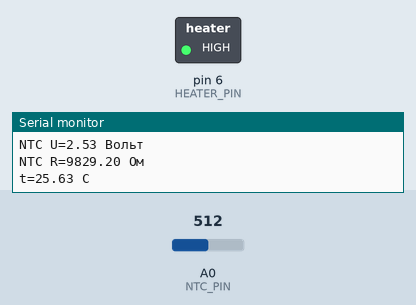
Recording of a sketch running on a simulated Arduino Uno, built with avr-gcc and run on an emulated ATmega328P. On the bench: switched loads named in the sketch (green lamp = pin HIGH), the last lines printed to the serial monitor. The inputs (shaded band) are chosen by the test bench; at power-on: A0 (NTC_PIN) = 512.

Above: at 1.8 s.
1.9 s: A0 (NTC_PIN) set to 309
3.4 s: A0 (NTC_PIN) set to 285
At 4.4 s:
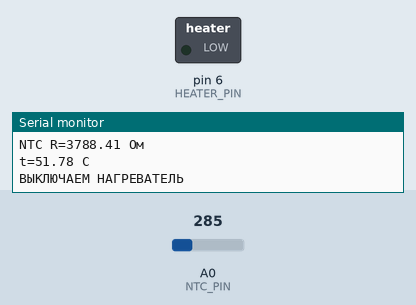
5.5 s: A0 (NTC_PIN) set to 306
At 7.2 s:
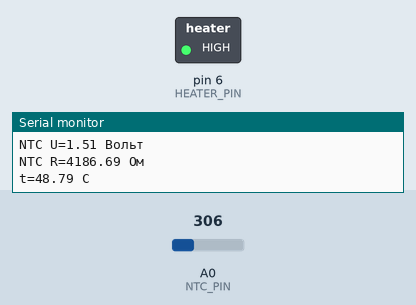
7.5 s: A0 (NTC_PIN) set to 122
At 9.2 s:
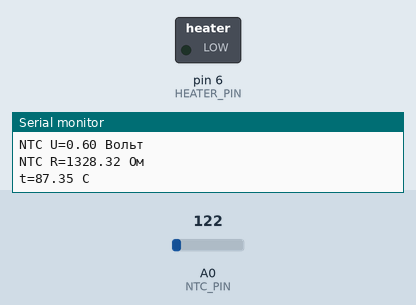
Timing chart, 0 to 10.5 s (numbered marks = the images above; inputs shaded):
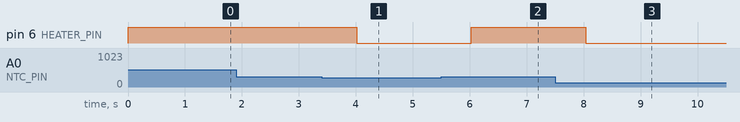

The sketch:

thermostat.ino
```cpp
#define HEATER_PIN  6     // номер пина, к которому подключен нагреватель
#define NTC_PIN     A0    // номер A-пина, к которому подключен терморезистор и резистор R делителя.
#define R           9810  // сопротивление резистора в делителе, к которому подключен терморезистор NTC, Ohm
#define V           5.05   // напряжение питания на делителе, V
#define T0C         273.15 // температура в Кельвинах, соответствующая 0С
// Я уже вычислил коэффициэнты упрощенного уравнения Стейнхарта-Харта для нашего NTC терморезистора:
// Смотри https://ru.wikipedia.org/wiki/%D0%A3%D1%80%D0%B0%D0%B2%D0%BD%D0%B5%D0%BD%D0%B8%D0%B5_%D0%A1%D1%82%D0%B5%D0%B9%D0%BD%D1%85%D0%B0%D1%80%D1%82%D0%B0_%E2%80%94_%D0%A5%D0%B0%D1%80%D1%82%D0%B0
// https://en.wikipedia.org/wiki/Steinhart%E2%80%93Hart_equation
#define NTC_A       0.00055794
#define NTC_B       0.000315624
#define NTC_C       -1.44813E-07


#define MAX_ANALOG_LEVEL   1023 // Для Arduino Uno и др. на Atmega328p
#define TARGET_TEMPERATURE 50   // целевая температура, C
#define DEVIATION          0.5  // допустимое отклонение, C

int heaterState;
void setup() {
  Serial.begin(115200);
  pinMode(HEATER_PIN, OUTPUT);
  digitalWrite(HEATER_PIN, LOW);
  heaterState = LOW;
}

float getNtcVoltage(int digitizedUntc) {
  return digitizedUntc * V / MAX_ANALOG_LEVEL;
}
float getNtcResistance(float Untc) {
  //+V o------+
  //      ^   |                   Untc      NTC
  //      |   Z                   ------- = ---,
  // Ur   |   Z R                 Ur         R
  //      |   Z
  //      v   |                   NTC = Untc * R / Ur,
  //          o---> NTC_PIN       Ur = Untc - V,
  //      ^   |                   NTC = Untc * R / (V - Untc)
  //      |   Z
  // Untc |   Z NTC
  //      |   Z
  //      v   |
  //GND-------+
  //
  //

  return R * Untc / (V - Untc);
}

float getTemperatureC(float ntcResistance) {
  // используем упрощенный расчет по уравнению Стейнхарта-Харта
  // 1/T = NTC_A + NTC_B * ln(ntc) + NTC_C * (ln(ntc)^3)
  // где T - температура в Кельвинах,
  // ln(ntc) - натуральный логарифм от сопротивления терморезистора
  double lnNtc = log(ntcResistance); // натуральный логарифм
  return 1.0 / (NTC_A + NTC_B * lnNtc + NTC_C * lnNtc * lnNtc * lnNtc) - T0C;
}

void loop() {
  Serial.println("====== loop ======");

  int digitizedUntc = analogRead(NTC_PIN);
  Serial.print("NTC ADC=");
  Serial.println(digitizedUntc);

  float Untc = getNtcVoltage(digitizedUntc);
  Serial.print("NTC U=");
  Serial.print(Untc);
  Serial.println(" Вольт");

  float ntcResistance = getNtcResistance(Untc);
  Serial.print("NTC R=");
  Serial.print(ntcResistance);
  Serial.println(" Ом");

  float t = getTemperatureC(ntcResistance);
  Serial.print("t=");
  Serial.print(t);
  Serial.println(" C");

  if (t < TARGET_TEMPERATURE - DEVIATION && heaterState != HIGH) {
    Serial.println("ВКЛЮЧАЕМ НАГРЕВАТЕЛЬ!!!");
    digitalWrite(HEATER_PIN, HIGH);
    heaterState = HIGH;
  } else if (t > TARGET_TEMPERATURE + DEVIATION && heaterState != LOW) {
    Serial.println("ВЫКЛЮЧАЕМ НАГРЕВАТЕЛЬ");
    digitalWrite(HEATER_PIN, LOW);
    heaterState = LOW;
  }
  delay(1000);
}
```

Measured:
- the behaviour switches between 294 and 293 on A0 (NTC_PIN) (found by bisection; images 0 and 1)
- after the input at 3.4 s, pin 6 (HEATER_PIN): HIGH → LOW after 0.62 s
- after the input at 5.5 s, pin 6 (HEATER_PIN): LOW → HIGH after 0.53 s
- after the input at 7.5 s, pin 6 (HEATER_PIN): HIGH → LOW after 0.54 s
